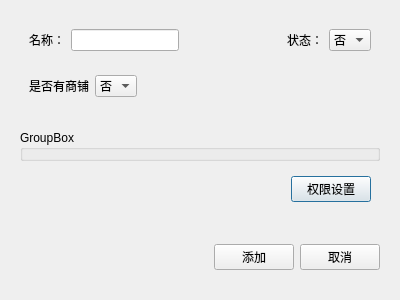
<?xml version="1.0" encoding="UTF-8"?>
<ui version="4.0">
 <class>Dialog</class>
 <widget class="QDialog" name="Dialog">
  <property name="geometry">
   <rect>
    <x>0</x>
    <y>0</y>
    <width>400</width>
    <height>300</height>
   </rect>
  </property>
  <property name="windowTitle">
   <string>Dialog</string>
  </property>
  <layout class="QVBoxLayout" name="verticalLayout">
   <item>
    <widget class="QWidget" name="widget_2" native="true">
     <layout class="QVBoxLayout" name="verticalLayout_3">
      <item>
       <widget class="QWidget" name="widget_5" native="true">
        <layout class="QHBoxLayout" name="horizontalLayout_3">
         <item>
          <widget class="QLabel" name="label">
           <property name="text">
            <string>名称：</string>
           </property>
          </widget>
         </item>
         <item>
          <widget class="QLineEdit" name="lineEdit"/>
         </item>
         <item>
          <spacer name="horizontalSpacer_3">
           <property name="orientation">
            <enum>Qt::Horizontal</enum>
           </property>
           <property name="sizeHint" stdset="0">
            <size>
             <width>40</width>
             <height>20</height>
            </size>
           </property>
          </spacer>
         </item>
         <item>
          <widget class="QLabel" name="label_2">
           <property name="text">
            <string>状态：</string>
           </property>
          </widget>
         </item>
         <item>
          <widget class="QComboBox" name="comboBox">
           <item>
            <property name="text">
             <string>否</string>
            </property>
           </item>
           <item>
            <property name="text">
             <string>是</string>
            </property>
           </item>
          </widget>
         </item>
        </layout>
       </widget>
      </item>
      <item>
       <widget class="QWidget" name="widget_6" native="true">
        <layout class="QHBoxLayout" name="horizontalLayout_4">
         <item>
          <widget class="QLabel" name="label_3">
           <property name="text">
            <string>是否有商铺</string>
           </property>
          </widget>
         </item>
         <item>
          <widget class="QComboBox" name="comboBox_2">
           <item>
            <property name="text">
             <string>否</string>
            </property>
           </item>
           <item>
            <property name="text">
             <string>是</string>
            </property>
           </item>
          </widget>
         </item>
         <item>
          <spacer name="horizontalSpacer_4">
           <property name="orientation">
            <enum>Qt::Horizontal</enum>
           </property>
           <property name="sizeHint" stdset="0">
            <size>
             <width>40</width>
             <height>20</height>
            </size>
           </property>
          </spacer>
         </item>
        </layout>
       </widget>
      </item>
     </layout>
    </widget>
   </item>
   <item>
    <widget class="QWidget" name="widget" native="true">
     <layout class="QVBoxLayout" name="verticalLayout_2">
      <item>
       <widget class="QGroupBox" name="groupBox">
        <property name="title">
         <string>GroupBox</string>
        </property>
       </widget>
      </item>
      <item>
       <widget class="QWidget" name="widget_4" native="true">
        <layout class="QHBoxLayout" name="horizontalLayout">
         <item>
          <spacer name="horizontalSpacer">
           <property name="orientation">
            <enum>Qt::Horizontal</enum>
           </property>
           <property name="sizeHint" stdset="0">
            <size>
             <width>40</width>
             <height>20</height>
            </size>
           </property>
          </spacer>
         </item>
         <item>
          <widget class="QPushButton" name="pushButton">
           <property name="text">
            <string>权限设置</string>
           </property>
          </widget>
         </item>
        </layout>
       </widget>
      </item>
     </layout>
    </widget>
   </item>
   <item>
    <widget class="QWidget" name="widget_3" native="true">
     <layout class="QHBoxLayout" name="horizontalLayout_2">
      <item>
       <spacer name="horizontalSpacer_2">
        <property name="orientation">
         <enum>Qt::Horizontal</enum>
        </property>
        <property name="sizeHint" stdset="0">
         <size>
          <width>40</width>
          <height>20</height>
         </size>
        </property>
       </spacer>
      </item>
      <item>
       <widget class="QPushButton" name="pushButton_2">
        <property name="text">
         <string>添加</string>
        </property>
       </widget>
      </item>
      <item>
       <widget class="QPushButton" name="pushButton_3">
        <property name="text">
         <string>取消</string>
        </property>
       </widget>
      </item>
     </layout>
    </widget>
   </item>
  </layout>
 </widget>
 <resources/>
 <connections/>
</ui>
